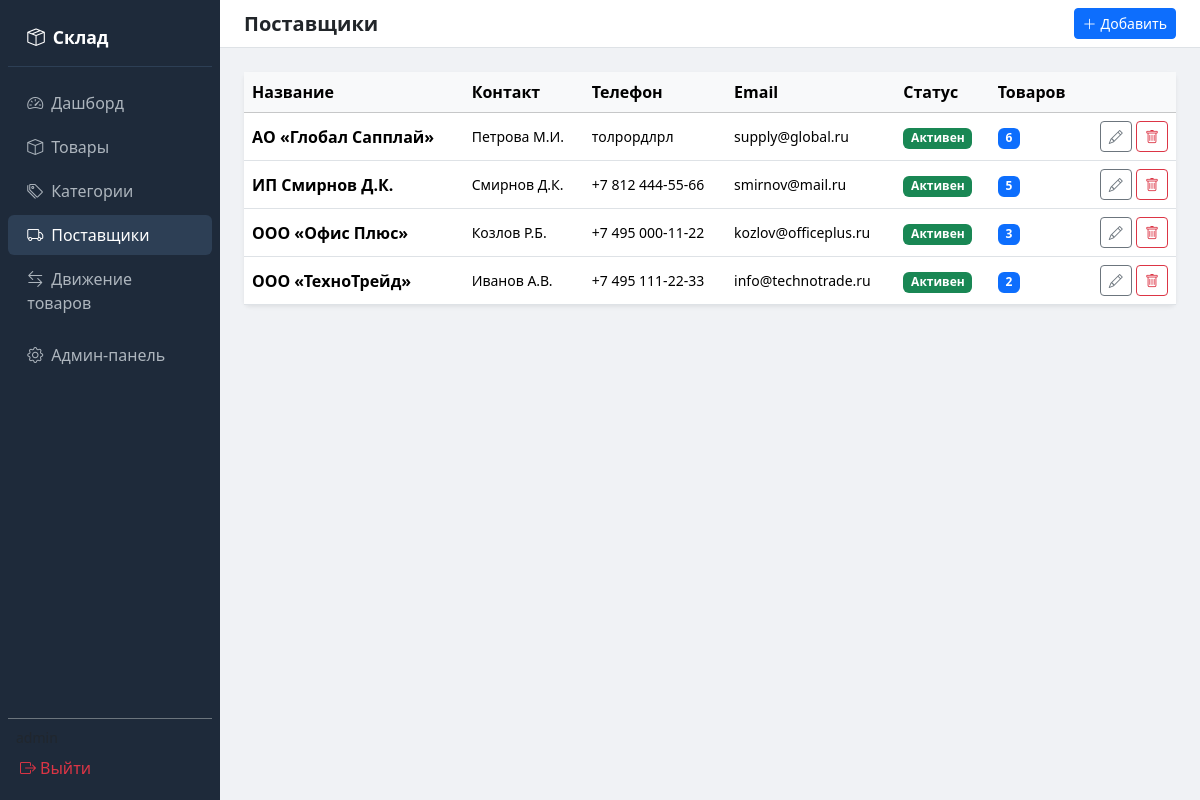
Page /suppliers/ (signed in) on the committed database.
### inventory/models.py (models this page shows, shortened)
class Supplier(models.Model):
    name = models.CharField(max_length=200, verbose_name="Название поставщика")
    contact_person = models.CharField(max_length=200, blank=True, verbose_name="Контактное лицо")
    phone = models.CharField(max_length=50, blank=True, verbose_name="Телефон")
    email = models.EmailField(blank=True, verbose_name="Email")
    address = models.TextField(blank=True, verbose_name="Адрес")
    is_active = models.BooleanField(default=True, verbose_name="Активен")
    class Meta:
        verbose_name = "Поставщик"
        verbose_name_plural = "Поставщики"
        ordering = ["name"]

### inventory/views.py (the view)
# urls.py: path("suppliers/", views.supplier_list, name="supplier_list"),
@login_required
def supplier_list(request):
    suppliers = Supplier.objects.prefetch_related("products").order_by("name")
    return render(request, "inventory/supplier_list.html", {"suppliers": suppliers})

### inventory/templates/inventory/supplier_list.html (shortened to what this page needs)
{% extends "inventory/base.html" %}
{% block page_title %}Поставщики{% endblock %}
{% block header_actions %}
<a href="{% url 'supplier_create' %}" class="btn btn-primary btn-sm"><i class="bi bi-plus-lg me-1"></i>Добавить</a>
{% endblock %}
{% block content %}
<div class="card border-0 shadow-sm">
    <div class="card-body p-0">
        <table class="table table-hover align-middle mb-0">
            <thead class="table-light"><tr><th>Название</th><th>Контакт</th><th>Телефон</th><th>Email</th><th>Статус</th><th>Товаров</th><th></th></tr></thead>
            <tbody>
            {% for sup in suppliers %}
            <tr>
                <td class="fw-semibold">{{ sup.name }}</td>
                <td class="small">{{ sup.contact_person|default:"—" }}</td>
                <td class="small">{{ sup.phone|default:"—" }}</td>
                <td class="small">{{ sup.email|default:"—" }}</td>
                <td>
                    {% if sup.is_active %}<span class="badge bg-success">Активен</span>
                    {% else %}<span class="badge bg-secondary">Неактивен</span>{% endif %}
                </td>
                <td><span class="badge bg-primary">{{ sup.products.count }}</span></td>
                <td class="text-end">
                    <a href="{% url 'supplier_update' sup.pk %}" class="btn btn-sm btn-outline-secondary"><i class="bi bi-pencil"></i></a>
                    <a href="{% url 'supplier_delete' sup.pk %}" class="btn btn-sm btn-outline-danger"><i class="bi bi-trash"></i></a>
                </td>
            </tr>
            {% empty %}
            <tr><td colspan="7" class="text-center text-muted py-4">Нет поставщиков</td></tr>
            {% endfor %}
            </tbody>
        </table>
    </div>
</div>
{% endblock %}

### inventory/templates/inventory/base.html (style rules this page uses)
body { background: #f0f2f5; }

### rows in the picture
Supplier: name "АО «Глобал Сапплай»", contact_person "Петрова М.И.", phone "толрордлрл", email "supply@global.ru", is_active "Активен", products.count "6"
Supplier: name "ИП Смирнов Д.К.", contact_person "Смирнов Д.К.", phone "+7 812 444-55-66", email "smirnov@mail.ru", is_active "Активен", products.count "5"
Supplier: name "ООО «Офис Плюс»", contact_person "Козлов Р.Б.", phone "+7 495 000-11-22", email "kozlov@officeplus.ru", is_active "Активен", products.count "3"
Supplier: name "ООО «ТехноТрейд»", contact_person "Иванов А.В.", phone "+7 495 111-22-33", email "info@technotrade.ru", is_active "Активен", products.count "2"
